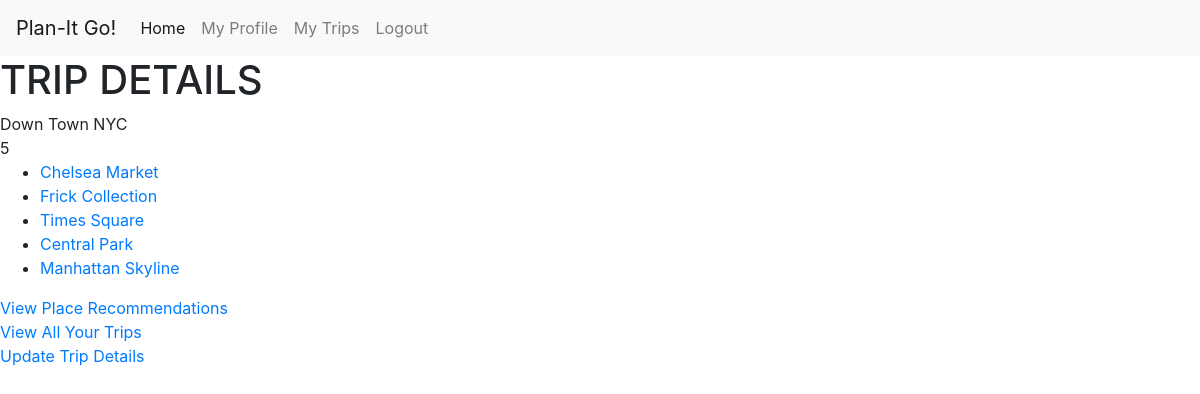
/trips/down-town-nyc/23 (signed in), run on the app's committed database.
### trips/models.py (models this page shows, shortened)
class Trip(models.Model):
    profile = models.ForeignKey(
        Profile, on_delete=models.CASCADE, related_name="trips"
    )
    location = models.ForeignKey(
        Location, on_delete=models.CASCADE, related_name="trips"
    )
    title = models.CharField(max_length=30, unique=True)
    slug = models.SlugField(max_length=30, unique=True)
    description = models.TextField(blank=True)
    trip_image = CloudinaryField('image', default='placeholder')
    start_date = models.DateField(blank=True, null=True)
    end_date = models.DateField(blank=True, null=True)
    created_on = models.DateTimeField(auto_now_add=True)
    is_complete = models.BooleanField(default=False)
    places = models.ManyToManyField(
        Place, related_name="trip_place", blank=True
    )
    class Meta:
        ordering = ["-start_date"]
    def number_of_places(self):
        return self.places.count()
    """
     Populates the slug field with a slugified version
     of the title field.
     https://stackoverflow.com/questions/141487/is-there-an-easy-way-to-populate-slugfield-from-charfield
    """

### places/models.py (models this page shows, shortened)
class Place(models.Model):
    location = models.ForeignKey(
        Location, on_delete=models.CASCADE, related_name="places"
    )
    venue_id = models.CharField(max_length=50, unique=True)
    type = models.CharField(max_length=150)
    category = models.CharField(max_length=150)
    sub_categories = models.JSONField(null=True)
    name = models.CharField(max_length=50)
    slug = models.SlugField(max_length=50)
    location_string = models.CharField(max_length=150, null=True)
    description = models.TextField(null=True)
    image = models.CharField(max_length=150, default=placeholder)
    ranking_position = models.IntegerField(null=True)
    rating = models.IntegerField(null=True)
    phone = models.CharField(max_length=50, null=True)
    address = models.JSONField()
    latitude = models.DecimalField(max_digits=10, decimal_places=8)
    longitude = models.DecimalField(max_digits=11, decimal_places=8)
    website = models.CharField(max_length=200, null=True)
    ranking_string = models.CharField(max_length=150, null=True)
    created_on = models.DateTimeField(auto_now_add=True)
    class Meta:
        ordering = ["-ranking_position"]
    def __str__(self):
        return self.name
    """
     Populates the slug field with a slugified version
     of the title field.
     https://stackoverflow.com/questions/141487/is-there-an-easy-way-to-populate-slugfield-from-charfield
    """

### trips/views.py (the view)
class TripDetailView(LoginRequiredMixin, View):
    def get(self, request, slug, trip_id, *args, **kwargs):
        trip = get_object_or_404(Trip, id=trip_id)
        return render(
            request,
            'trips/trip_detail.html',
            {
                'trip': trip,
            }
        )

### trips/templates/trips/trip_detail.html
{% extends "base.html" %}
{% block content %}
<h1>TRIP DETAILS</h1>
<div>
    {{ trip.title }}
</div>
<div>
    {{ trip.number_of_places }}
</div>
<div>
    <ul>
        {% for place in trip.places.all %}
            <li><a href="{% url 'place_detail' trip.slug trip.id place.id %}">{{ place }}</a></li>
        {% endfor %}
    </ul>
</div>
<div>
    <a href="{% url 'trip_recommendations' trip.slug trip.id %}">View Place Recommendations</a>
</div>
<div>
    <a href="{% url 'trip_list' %}">View All Your Trips</a>
</div>
<div>
    <a href="{% url 'update_trip' trip.slug trip.id %}">Update Trip Details</a>
</div>
{% endblock %}

### data on the page
Trip: title "Down Town NYC", number_of_places "5"
Place: name "Chelsea Market"
Place: name "Frick Collection"
Place: name "Times Square"
Place: name "Central Park"
Place: name "Manhattan Skyline"
